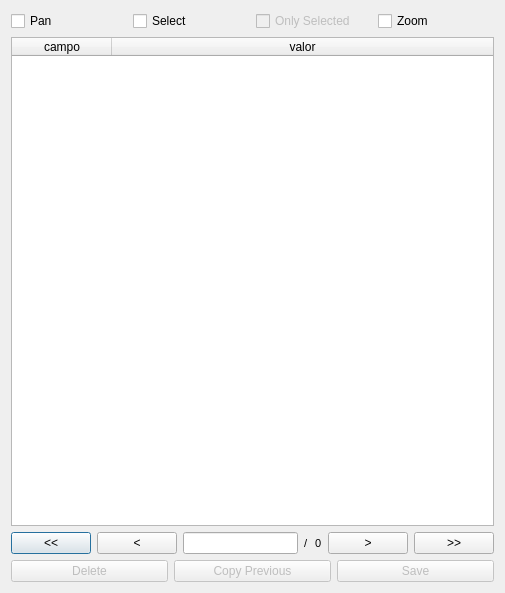
<?xml version="1.0" encoding="UTF-8"?>
<ui version="4.0">
 <class>Dialog</class>
 <widget class="QDialog" name="Dialog">
  <property name="geometry">
   <rect>
    <x>0</x>
    <y>0</y>
    <width>505</width>
    <height>593</height>
   </rect>
  </property>
  <property name="sizePolicy">
   <sizepolicy hsizetype="Expanding" vsizetype="Expanding">
    <horstretch>0</horstretch>
    <verstretch>0</verstretch>
   </sizepolicy>
  </property>
  <property name="windowTitle">
   <string>Dialog</string>
  </property>
  <layout class="QVBoxLayout" name="verticalLayout_2">
   <item>
    <layout class="QVBoxLayout" name="verticalLayout">
     <property name="sizeConstraint">
      <enum>QLayout::SetDefaultConstraint</enum>
     </property>
     <item>
      <layout class="QHBoxLayout" name="horizontalLayout">
       <item>
        <widget class="QCheckBox" name="panCB">
         <property name="text">
          <string>Pan</string>
         </property>
        </widget>
       </item>
       <item>
        <widget class="QCheckBox" name="selectCB">
         <property name="enabled">
          <bool>true</bool>
         </property>
         <property name="text">
          <string>Select</string>
         </property>
         <property name="checked">
          <bool>false</bool>
         </property>
        </widget>
       </item>
       <item>
        <widget class="QCheckBox" name="onlySelectedCB">
         <property name="enabled">
          <bool>false</bool>
         </property>
         <property name="text">
          <string>Only Selected</string>
         </property>
        </widget>
       </item>
       <item>
        <widget class="QCheckBox" name="zoomCB">
         <property name="text">
          <string>Zoom</string>
         </property>
        </widget>
       </item>
      </layout>
     </item>
     <item>
      <widget class="QTableWidget" name="attrsTable">
       <property name="alternatingRowColors">
        <bool>true</bool>
       </property>
       <property name="selectionMode">
        <enum>QAbstractItemView::SingleSelection</enum>
       </property>
       <property name="sortingEnabled">
        <bool>false</bool>
       </property>
       <attribute name="horizontalHeaderVisible">
        <bool>true</bool>
       </attribute>
       <attribute name="horizontalHeaderCascadingSectionResizes">
        <bool>false</bool>
       </attribute>
       <attribute name="horizontalHeaderShowSortIndicator" stdset="0">
        <bool>true</bool>
       </attribute>
       <attribute name="horizontalHeaderStretchLastSection">
        <bool>true</bool>
       </attribute>
       <attribute name="verticalHeaderStretchLastSection">
        <bool>false</bool>
       </attribute>
       <column>
        <property name="text">
         <string>campo</string>
        </property>
       </column>
       <column>
        <property name="text">
         <string>valor</string>
        </property>
       </column>
      </widget>
     </item>
     <item>
      <layout class="QHBoxLayout" name="horizontalLayout_2">
       <item>
        <widget class="QPushButton" name="firstBT">
         <property name="text">
          <string>&lt;&lt;</string>
         </property>
        </widget>
       </item>
       <item>
        <widget class="QPushButton" name="previousBT">
         <property name="text">
          <string>&lt;</string>
         </property>
        </widget>
       </item>
       <item>
        <layout class="QGridLayout" name="gridLayout">
         <item row="0" column="2">
          <widget class="QLabel" name="nFeatLB">
           <property name="font">
            <font>
             <pointsize>8</pointsize>
            </font>
           </property>
           <property name="text">
            <string>0</string>
           </property>
          </widget>
         </item>
         <item row="0" column="1">
          <widget class="QLabel" name="label">
           <property name="font">
            <font>
             <pointsize>8</pointsize>
            </font>
           </property>
           <property name="text">
            <string>/</string>
           </property>
          </widget>
         </item>
         <item row="0" column="0">
          <widget class="QLineEdit" name="currentFeatLB"/>
         </item>
        </layout>
       </item>
       <item>
        <widget class="QPushButton" name="nextBT">
         <property name="enabled">
          <bool>true</bool>
         </property>
         <property name="text">
          <string>&gt;</string>
         </property>
         <property name="checkable">
          <bool>false</bool>
         </property>
        </widget>
       </item>
       <item>
        <widget class="QPushButton" name="lastBT">
         <property name="text">
          <string>&gt;&gt;</string>
         </property>
        </widget>
       </item>
      </layout>
     </item>
     <item>
      <layout class="QHBoxLayout" name="horizontalLayout_3">
       <item>
        <widget class="QPushButton" name="pushButton_3">
         <property name="enabled">
          <bool>false</bool>
         </property>
         <property name="text">
          <string>Delete</string>
         </property>
        </widget>
       </item>
       <item>
        <widget class="QPushButton" name="pushButton_2">
         <property name="enabled">
          <bool>false</bool>
         </property>
         <property name="text">
          <string>Copy Previous</string>
         </property>
        </widget>
       </item>
       <item>
        <widget class="QPushButton" name="pushButton_4">
         <property name="enabled">
          <bool>false</bool>
         </property>
         <property name="text">
          <string>Save</string>
         </property>
        </widget>
       </item>
      </layout>
     </item>
    </layout>
   </item>
  </layout>
 </widget>
 <resources/>
 <connections/>
</ui>
